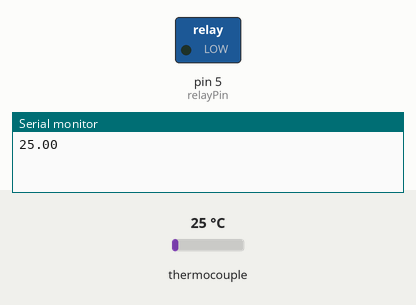
Recording of a sketch running on a simulated Arduino Uno, built with avr-gcc and run on an emulated ATmega328P. Shown: switched loads named in the sketch (green lamp = pin HIGH), the last lines printed to the serial monitor. The test bench sets the inputs (shaded band); at power-on: thermocouple 25 °C.

Above: at 0.1 s.
At 1.1 s:
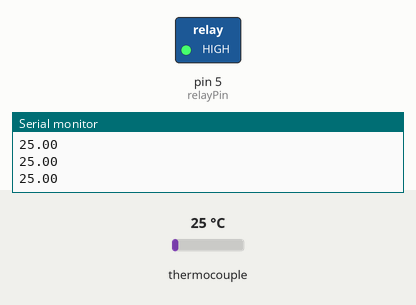
Timing chart, 0 to 2.6 s (numbered marks = the images above):
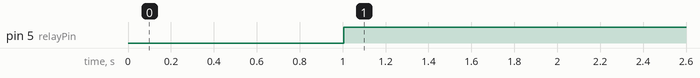

The sketch:

Temperature_Control.ino
```cpp
#include <Keypad.h>
#include "Thermo.h"
#include <max6675.h>

#include "Arduino.h"
#define MAX6675_CS   3
#define MAX6675_SO   4
#define MAX6675_SCK  2

#include "PID.h"


PID pid_value;

float aux = pid_value.getPID();
float changeInTime = map(aux, -1000, 7000, 0, 6000);
// SSR relay

float prevTime = 0;
//temperature


const byte ROWS = 4;
const byte COLS = 4;

char hexaKeys[ROWS][COLS] = {
  {'1', '2', '3', 'A'},
  {'4', '5', '6', 'B'},
  {'7', '8', '9', 'C'},
  {'*', '0', '#', 'D'}
};

byte rowPins[ROWS] = {6, 7, 8, 9};
byte colPins[COLS] = {10, 11, 12, 13};


Keypad customKeypad = Keypad(makeKeymap(hexaKeys), rowPins, colPins, ROWS, COLS);

void setup() {
  // initialize serial communication at 9600 bits per second:
  Serial.begin(9600);

  MAX6675 thermocouple(MAX6675_SCK, MAX6675_CS, MAX6675_SO);

  //declarare potentiometru
  pinMode(A0, INPUT);

}

// loop code for Robojax Solid State Relay
void loop() {

  MAX6675 thermocouple(MAX6675_SCK, MAX6675_CS, MAX6675_SO);
  pid_value.waitPID();
  Serial.println(thermocouple.readCelsius());
  //Serial.println(pid);
  delay(500);

}
```

PID.h
```cpp
#ifndef PID_h
#define PID_h
#include "Thermo.h"
#include "Arduino.h"

class PID
{
  public:
    PID();
    float getPID_P();
    float getPID_D();
    float getPID_I();
    float getPID();
    float waitPID();


  private:
    float PID_P;
    float kp = 200.5; //200.5
    float error;
    float current_error;
    float previous_error;
    float _previous_error;
    float PID_D;
    float kd = 25;
    float _elapsed_time;
    float ki = 1.5;
    float  _PID_I;
    float  PID_I;
    float pid;
    float previous_time;
    float Time;
    float elapsed_time;

};
Thermo t(55);//am creat un obiect temp care apeleaza functia getError() din Thermo

#endif
```

PID_Implementation.ino
```cpp
#include "Arduino.h"
#include "PID.h"

PID::PID()
{
  //Thermo t(55);
  previous_error = current_error;
  current_error = t.getError();

   previous_time = Time;
  Time = millis();
  elapsed_time = (Time - previous_time)/1000;
}

float PID::getPID_P(){
  PID_P = kp * current_error;
  return PID_P;
}

float PID::getPID(){
   pid = getPID_P() + getPID_D() + getPID_I();
   return pid;
}

float PID::waitPID(){
  int relayPin = 5;// set pin 3 for relay out
pinMode(relayPin, OUTPUT);
current_error = t.getError();
if(millis() >= prevTime + changeInTime){
  if(current_error > 0){
 digitalWrite(relayPin, HIGH);// set relay pin to HIGH
 }
 else {
   digitalWrite(relayPin, LOW);// set relay pin to LOW
 }
changeInTime = map(pid_value.getPID(),-1000,7000,0,6000);
  prevTime = millis();
 }
}

float PID::getPID_D(){

   PID_D = kd * (current_error - previous_error)/elapsed_time;
   return PID_D;
 }

 float PID::getPID_I(){
  if(current_error  <= 0.5 && current_error  >= -0.5){
  _PID_I = PID_I + (ki * current_error);
  PID_I = _PID_I;
  return PID_I;
  }


}
```

Thermo.h
```cpp
#ifndef Thermo_h
#define Thermo_h
#include "Arduino.h"

class Thermo
{
  public:
    Thermo(float temp);
    float current_temp;
    float error;
    float target_temp;
    float getError();

};

#endif
```

Thermo_Implementation.ino
```cpp
/*In this class we calculate the difference in temperature(error) by reading the temperature
 from the thermocouple and the temperature that is introduced by the user*/

#include "Thermo.h"
#include "Arduino.h"

#define MAX6675_CS   3
#define MAX6675_SO   4
#define MAX6675_SCK  2

 Thermo::Thermo(float temp)
 {
  //We set the target temperature
  target_temp = temp;
 }
float Thermo::getError()
 {
  //We read the current temperature from the thermocouple
   MAX6675 thermocouple(MAX6675_SCK, MAX6675_CS, MAX6675_SO);
   current_temp = thermocouple.readCelsius();
  //We calculate the error
   error = target_temp - current_temp;

  return error;
 }
```

Measured:
- by itself, pin 5 (relayPin): LOW → HIGH at 1.0 s
